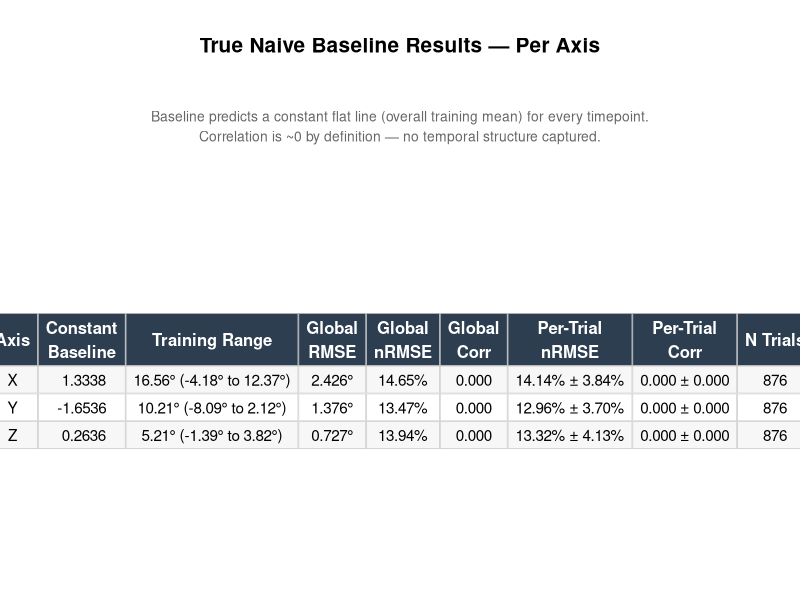
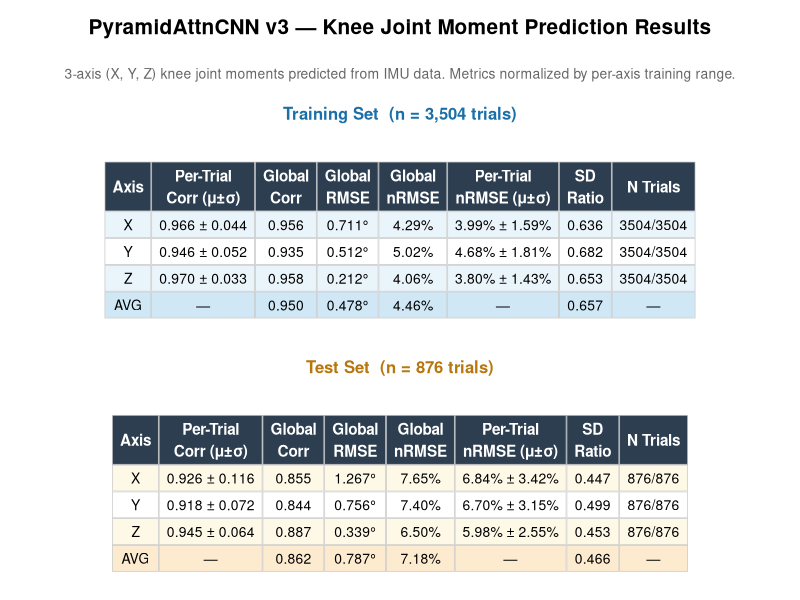

Write the R code that produced these figures, in order.
library(ggplot2)
library(gridExtra)
library(grid)

# Naive Baseline Results Data
data <- data.frame(
  Axis = c("X", "Y", "Z"),
  Constant_Baseline = c(1.3338, -1.6536, 0.2636),
  Training_Range = c("16.56° (-4.18° to 12.37°)", "10.21° (-8.09° to 2.12°)", "5.21° (-1.39° to 3.82°)"),
  Global_RMSE = c("2.426°", "1.376°", "0.727°"),
  Global_nRMSE = c("14.65%", "13.47%", "13.94%"),
  Global_Corr = c("0.000", "0.000", "0.000"),
  PerTrial_nRMSE = c("14.14% ± 3.84%", "12.96% ± 3.70%", "13.32% ± 4.13%"),
  PerTrial_Corr = c("0.000 ± 0.000", "0.000 ± 0.000", "0.000 ± 0.000"),
  N_Trials = c(876, 876, 876)
)

# Build table as grob
table_grob <- tableGrob(
  data.frame(
    "Axis"                   = data$Axis,
    "Constant\nBaseline"     = data$Constant_Baseline,
    "Training Range"         = data$Training_Range,
    "Global\nRMSE"           = data$Global_RMSE,
    "Global\nnRMSE"          = data$Global_nRMSE,
    "Global\nCorr"           = data$Global_Corr,
    "Per-Trial\nnRMSE"       = data$PerTrial_nRMSE,
    "Per-Trial\nCorr"        = data$PerTrial_Corr,
    "N Trials"               = data$N_Trials,
    check.names = FALSE
  ),
  rows = NULL,
  theme = ttheme_default(
    core = list(
      fg_params = list(fontsize = 11),
      bg_params = list(
        fill = c("#f7f7f7", "#ffffff", "#f7f7f7"),  # alternating row colors
        col  = "grey80"
      )
    ),
    colhead = list(
      fg_params = list(fontsize = 12, fontface = "bold", col = "white"),
      bg_params = list(fill = "#2c3e50", col = "grey80")
    )
  )
)

# Add title
title <- textGrob(
  "True Naive Baseline Results — Per Axis",
  gp = gpar(fontsize = 15, fontface = "bold")
)

subtitle <- textGrob(
  "Baseline predicts a constant flat line (overall training mean) for every timepoint.\nCorrelation is ~0 by definition — no temporal structure captured.",
  gp = gpar(fontsize = 10, col = "grey40")
)

# Combine and save
png("C:/Users/aasmi/smith-dl-imu/Notes/naive_baseline_table.png", width = 1200, height = 320, res = 120)
grid.arrange(
  title,
  subtitle,
  table_grob,
  heights = c(0.15, 0.12, 0.73)
)
dev.off()

message("Saved: C:/Users/aasmi/smith-dl-imu/Notes/naive_baseline_table.png")


# ==============================================================================
# PyramidAttnCNN v3 — Knee Joint Moment Results (Train & Test)
# ==============================================================================

train_data <- data.frame(
  Axis         = c("X", "Y", "Z", "AVG"),
  PerTrial_Corr = c("0.966 ± 0.044", "0.946 ± 0.052", "0.970 ± 0.033", "—"),
  Global_Corr  = c("0.956", "0.935", "0.958", "0.950"),
  Global_RMSE  = c("0.711°", "0.512°", "0.212°", "0.478°"),
  Global_nRMSE = c("4.29%", "5.02%", "4.06%", "4.46%"),
  PerTrial_nRMSE = c("3.99% ± 1.59%", "4.68% ± 1.81%", "3.80% ± 1.43%", "—"),
  SD_Ratio     = c("0.636", "0.682", "0.653", "0.657"),
  N_Trials     = c("3504/3504", "3504/3504", "3504/3504", "—")
)

test_data <- data.frame(
  Axis         = c("X", "Y", "Z", "AVG"),
  PerTrial_Corr = c("0.926 ± 0.116", "0.918 ± 0.072", "0.945 ± 0.064", "—"),
  Global_Corr  = c("0.855", "0.844", "0.887", "0.862"),
  Global_RMSE  = c("1.267°", "0.756°", "0.339°", "0.787°"),
  Global_nRMSE = c("7.65%", "7.40%", "6.50%", "7.18%"),
  PerTrial_nRMSE = c("6.84% ± 3.42%", "6.70% ± 3.15%", "5.98% ± 2.55%", "—"),
  SD_Ratio     = c("0.447", "0.499", "0.453", "0.466"),
  N_Trials     = c("876/876", "876/876", "876/876", "—")
)

make_model_table <- function(df, row_fill) {
  tableGrob(
    data.frame(
      "Axis"               = df$Axis,
      "Per-Trial\nCorr (μ±σ)"  = df$PerTrial_Corr,
      "Global\nCorr"       = df$Global_Corr,
      "Global\nRMSE"       = df$Global_RMSE,
      "Global\nnRMSE"      = df$Global_nRMSE,
      "Per-Trial\nnRMSE (μ±σ)" = df$PerTrial_nRMSE,
      "SD\nRatio"          = df$SD_Ratio,
      "N Trials"           = df$N_Trials,
      check.names = FALSE
    ),
    rows = NULL,
    theme = ttheme_default(
      core = list(
        fg_params = list(fontsize = 10),
        bg_params = list(
          fill = row_fill,
          col  = "grey80"
        )
      ),
      colhead = list(
        fg_params = list(fontsize = 11, fontface = "bold", col = "white"),
        bg_params = list(fill = "#2c3e50", col = "grey80")
      )
    )
  )
}

# Alternating fills: 4 rows (3 axes + AVG)
train_fill <- c("#eaf4fb", "#ffffff", "#eaf4fb", "#d0e8f5")
test_fill  <- c("#fef9e7", "#ffffff", "#fef9e7", "#fdebd0")

train_table <- make_model_table(train_data, train_fill)
test_table  <- make_model_table(test_data,  test_fill)

main_title <- textGrob(
  "PyramidAttnCNN v3 — Knee Joint Moment Prediction Results",
  gp = gpar(fontsize = 15, fontface = "bold")
)
main_subtitle <- textGrob(
  "3-axis (X, Y, Z) knee joint moments predicted from IMU data. Metrics normalized by per-axis training range.",
  gp = gpar(fontsize = 10, col = "grey40")
)

train_label <- textGrob("Training Set  (n = 3,504 trials)",
                        gp = gpar(fontsize = 12, fontface = "bold", col = "#1a6fa8"))
test_label  <- textGrob("Test Set  (n = 876 trials)",
                        gp = gpar(fontsize = 12, fontface = "bold", col = "#b7770d"))

png("C:/Users/aasmi/smith-dl-imu/Notes/v3_results_table.png",
    width = 1400, height = 560, res = 120)
grid.arrange(
  main_title,
  main_subtitle,
  train_label,
  train_table,
  test_label,
  test_table,
  heights = c(0.08, 0.06, 0.06, 0.32, 0.06, 0.32),
  padding = unit(0.5, "line")
)
dev.off()

message("Saved: C:/Users/aasmi/smith-dl-imu/Notes/v3_results_table.png")
